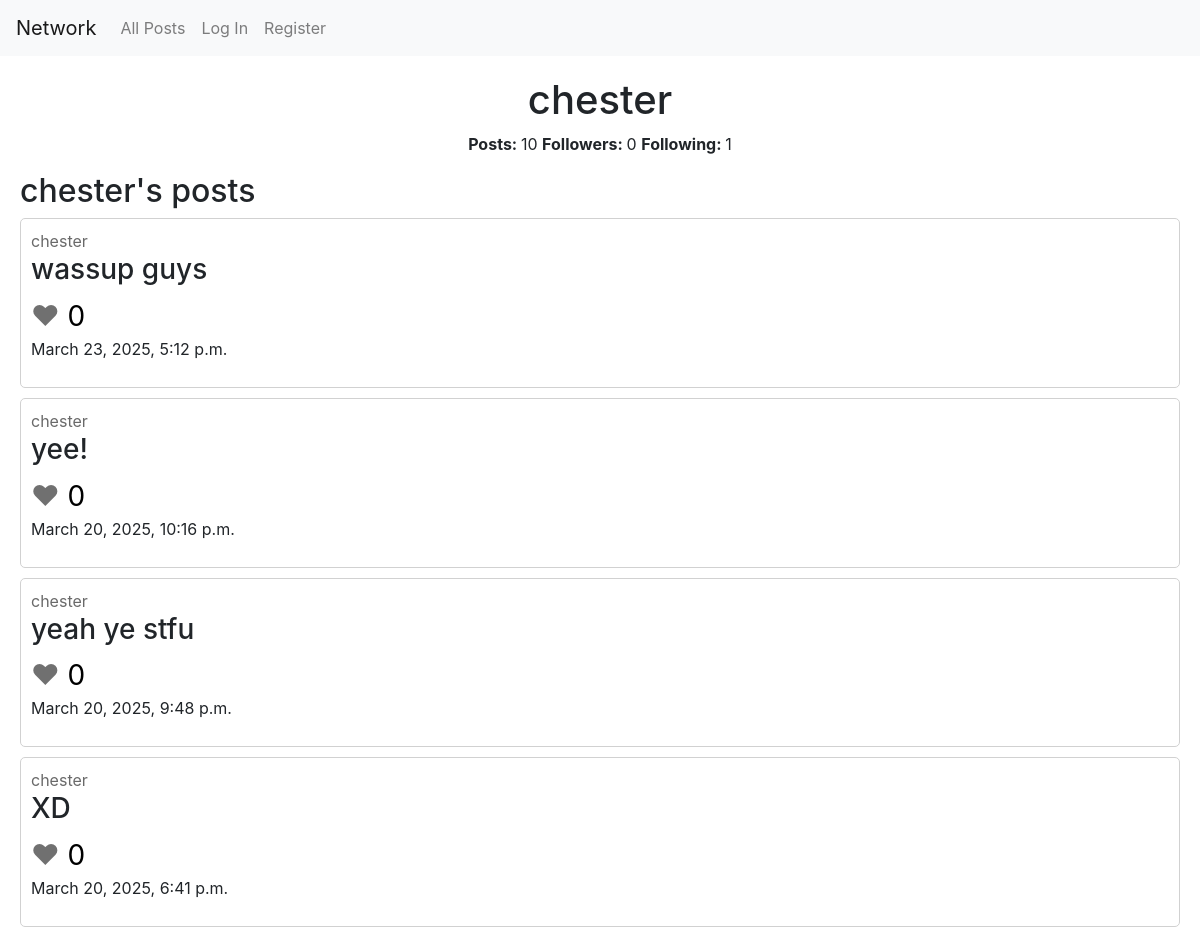
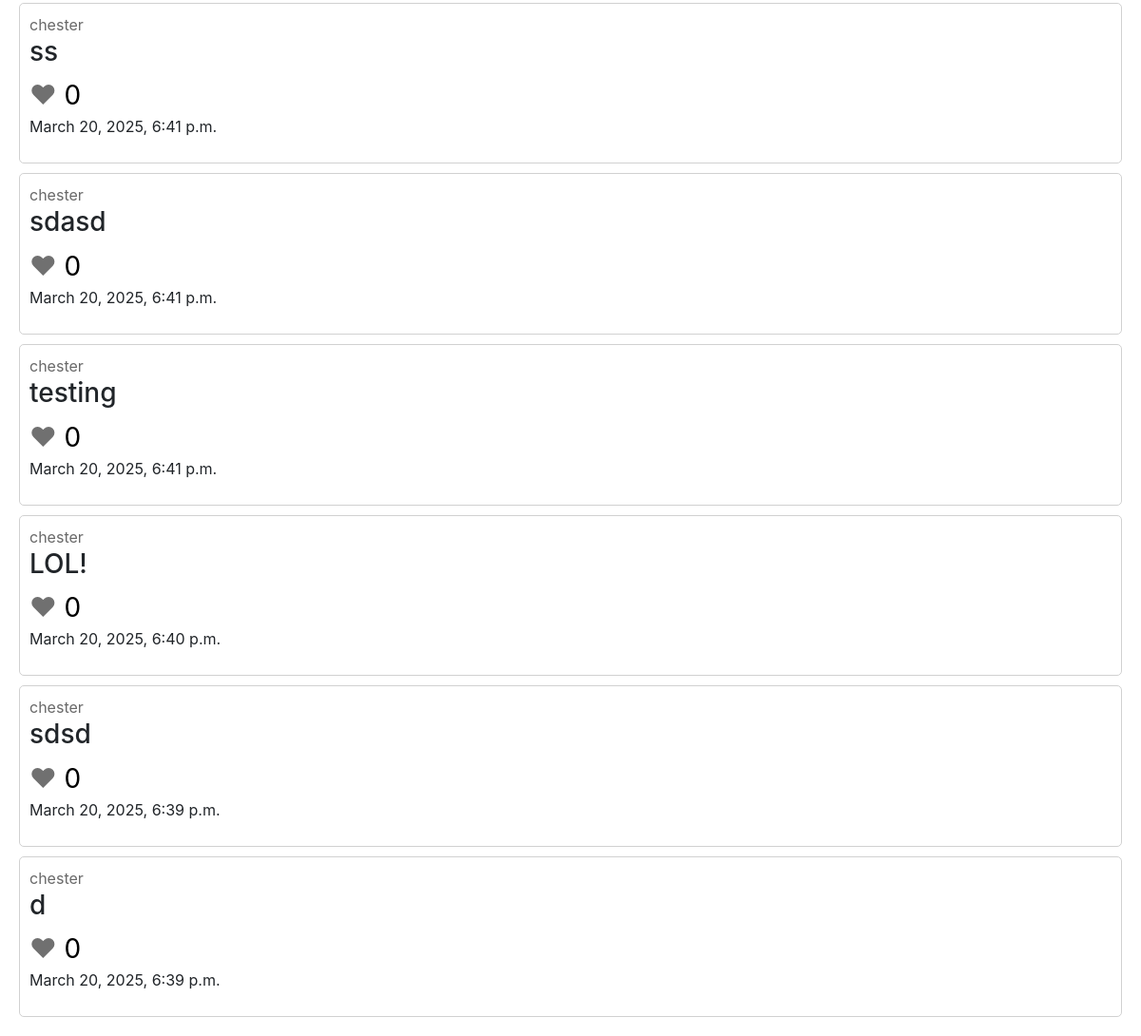
Screenshot of /chester with the database file from the repository (2 pictures, top to bottom).
### network/models.py (models this page shows)
class User(AbstractUser):
    followers = models.ManyToManyField("self", blank=True, symmetrical=False, related_name="following_users")
    following = models.ManyToManyField("self", blank=True, symmetrical=False, related_name="followers_users")

class Post(models.Model):
    content = models.TextField(max_length=250)
    likes = models.IntegerField(default=0)
    creator = models.ForeignKey(User, on_delete=models.CASCADE)
    timestamp = models.DateTimeField(auto_now_add=True)

### network/views.py (the view)
# urls.py: path("<str:username>", views.user_account, name="user_account"),
def user_account(request, username):
    user = User.objects.get(username=username)
    all_posts = Post.objects.filter(creator = user.id).order_by("-timestamp")
    return render(request, "network/user_account.html", {
        "show_user": user,
        "all_posts": all_posts,
        "post_count": len(all_posts),
        "followers": user.followers.count(),
        "following": user.following.count()
    })

### network/templates/network/user_account.html (shortened to what this page needs)
{% extends "network/layout.html" %}
{% block body %}
    <div id="profile-div">
        <h1>{{ show_user.username }}</h1>
        <p>
            <span class="bold">Posts: </span><span>{{ post_count }}</span>
            <span class="bold">Followers: </span><span>{{ followers }}</span>
            <span class="bold">Following: </span><span>{{ following }}</span>
        </p>
    </div>
    <h2>{{ show_user.username }}'s posts</h2>
    {% include 'network/posts.html' %}
{% endblock %}

### network/templates/network/posts.html (shortened to what this page needs)
{% for post in all_posts %}
    <div class="post">
        <span><a href="{% url 'user_account' post.creator %}" class="user-link">{{ post.creator }}</a></span>
        <h3 class="post-content">{{ post.content }}</h3>
        <span class="heart">&hearts;</span><span class="likes"> {{ post.likes }}</span>
        <p>
        <span>{{ post.timestamp }}</span>
        </p>
    </div>
    {% empty %}
    <h3>No posts at the moment</h3>
{% endfor %}

### network/static/network/styles.css (style rules this page uses)
.post { border: solid rgb(209, 209, 209) 1px; border-radius: 5px; margin-bottom: 10px; padding: 10px; }
.user-link { color: rgb(105, 105, 105); }
.heart { font-size: 28px; color: rgb(112, 112, 112); }
.likes { color: rgb(0, 0, 0); font-size: 28px; }
#profile-div { text-align: center; }
.bold { font-weight: bold; }

### rows the page displays
User: username "chester"
Post: creator "chester", content "wassup guys", likes "0", timestamp "March 23, 2025, 5:12 p.m."
Post: creator "chester", content "yee!", likes "0", timestamp "March 20, 2025, 10:16 p.m."
Post: creator "chester", content "yeah ye stfu", likes "0", timestamp "March 20, 2025, 9:48 p.m."
Post: creator "chester", content "XD", likes "0", timestamp "March 20, 2025, 6:41 p.m."
Post: creator "chester", content "ss", likes "0", timestamp "March 20, 2025, 6:41 p.m."
Post: creator "chester", content "sdasd", likes "0", timestamp "March 20, 2025, 6:41 p.m."
Post: creator "chester", content "testing", likes "0", timestamp "March 20, 2025, 6:41 p.m."
Post: creator "chester", content "LOL!", likes "0", timestamp "March 20, 2025, 6:40 p.m."
Post: creator "chester", content "sdsd", likes "0", timestamp "March 20, 2025, 6:39 p.m."
Post: creator "chester", content "d", likes "0", timestamp "March 20, 2025, 6:39 p.m."

### other values shown
{{ post_count }} "10"
{{ followers }} "0"
{{ following }} "1"
